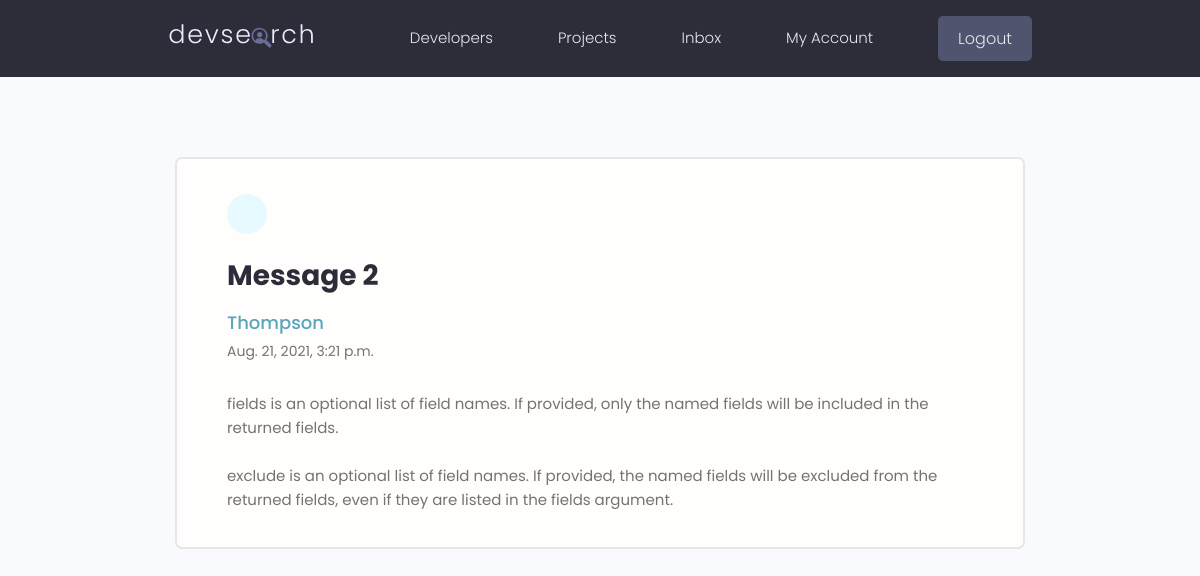
The page /view_message/c2eb2b4b-e532-4903-b77a-2d15b262f7ee/ (signed in) on the database its author committed.
### users/models.py (models this page shows, shortened)
class Message(models.Model):
    sender = models.ForeignKey(Profile, on_delete=models.SET_NULL, null=True, blank=True)
    recipient = models.ForeignKey(Profile, on_delete=models.SET_NULL, null=True, blank=True, related_name='messages')
    name = models.CharField(max_length=200, null=True, blank=True)
    email = models.EmailField(max_length=500, null=True, blank=True)
    subject = models.CharField(max_length=200, null=True, blank=True)
    body = models.TextField()
    is_read = models.BooleanField(default=False, null=True)
    created = models.DateTimeField(auto_now_add=True)
    id = models.UUIDField(default=uuid.uuid4, unique=True, primary_key=True, editable=False)
    class Meta:
        ordering = ['is_read', '-created']

### users/views.py (the view)
# urls.py: path('view_message/<str:pk>/', views.viewMessage, name='view_message'),
@login_required(login_url='login')
def viewMessage(request, pk):
    profile = request.user.profile
    message = profile.messages.get(id=pk)
    if message.is_read == False:
        message.is_read = True
        message.save()
    context = {
        'message': message,
    }
    return render(request, 'users/view_message.html', context)

### users/templates/users/view_message.html (shortened to what this page needs)
{% extends 'main.html' %}
{% block content %}
  <main class="messagePage my-xl">
    <div class="content-box">
      <div class="message">
        <a class="backButton" href="{% url 'inbox' %}"></a>
        <h2 class="message__subject">{{ message.subject }}</h2>
          {% if message.sender %}
          <a href="{% url 'user_profile' message.sender.id %}" class="message__author">{{ message.name }}</a>
          {% else %}
          <p class="message__author">{{ message.name }}</p>
        {% endif %}
          <p class="message__date">{{ message.created }}</p>
          <div class="message__body">
            {{ message.body|linebreaksbr }}
          </div>
      </div>
    </div>
  </main>
{% endblock content %}

### static/styles/app.css (style rules this page uses)
:root { --color-sub: #2d2d39; }
.content-box { width: 95%; max-width: 85rem; margin: 0 auto; }
.message { padding: 2.5rem 0; }
.message > a { display: flex; gap: 1rem; }
.message__author, .message__date { flex-basis: 25%; }
.message__subject { flex-basis: 50%; }
.message__date { text-align: right; }
.messagePage .message { list-style: none; background: var(--color-white); padding: 3.5rem 5rem; border: 2px solid var(--color-light); border-radius: 0.7rem; }
.messagePage .message__subject { font-size: 2.8rem; color: var(--color-sub); margin-bottom: 1rem; margin-top: 2rem; }
.messagePage .message__author { font-size: 1.8rem; font-weight: 500; }
.messagePage .message__date { font-size: 1.4rem; font-weight: 400; text-align: left; margin-bottom: 3rem; }
.backButton { background: var(--color-main-light); color: var(--color-main); width: 4rem; height: 4rem; display: flex; align-items: center; justify-content: center; border-radius: 50%; }

### static/uikit/styles/modules/_variables.css (style rules this page uses)
:root { --color-main: #5aa5b9; --color-main-light: #e6faff; --color-sub: #3f4156; --color-sub-light: #51546e; --color-sub-lighter: #ededfd; --color-text: #737373; --color-gray: #8b8b8b; --color-light: #e5e7eb; --color-light-gray: #767676; --color-bg: #f8fafd; --color-white: #fffefd; --color-white-light: #f3f3f3; --color-success: #359e64; --color-success-bg: #def8e8; --color-error: #fc4b0b; --color-error-bg: #fff2ee; --font-base: 'Poppins', arial, helvetica, 'Segoe UI', roboto, ubuntu, sans-serif; --font-monospace: 'Fira Code', 'Courier New', courier, monospace; --font-regular: 300; --font-medium: 500; --font-bold: 700; --generic-shadow: 1px 1px 5px #00000010; --generic-transition: all 0.3s ease-in-out; }

### static/uikit/styles/modules/_base.css (style rules this page uses)
* { margin: 0; padding: 0; box-sizing: border-box; text-rendering: optimizeLegibility; color: inherit; font-size: inherit; }
html { font-size: 50%; }
@media only screen and (min-width: 480px) { html { font-size: 56.25%; } }
@media only screen and (min-width: 1200px) { html { font-size: 62.5%; } }
body { line-height: 1.6; font-weight: 400; font-size: 1.5rem; color: var(--color-text); background-color: var(--color-bg); min-height: 100vh; }

### static/uikit/styles/modules/_typography.css (style rules this page uses)
* { font-family: var(--font-base); }
h2 { font-size: 3.6rem; font-weight: var(--font-bold); }
p, span, strong { font-size: 1.6rem; color: var(--color-text); font-weight: var(--font-regular); }
a { padding-bottom: 2px; text-decoration: none; display: inline-block; color: var(--color-main); font-weight: var(--font-medium); }

### static/uikit/styles/modules/_utilities.css (style rules this page uses)
.my-xl { margin: 8rem auto; }

### rows shown on the page
Message: subject "Message 2", name "Thompson", created "Aug. 21, 2021, 3:21 p.m.", body "fields is an optional list of field names. If provided, only the named fields will be included in the returned fields. exclude is an optional list of field names. If provided, the named fields will be excluded from the returned fields, even if they are listed in the fields argument."
